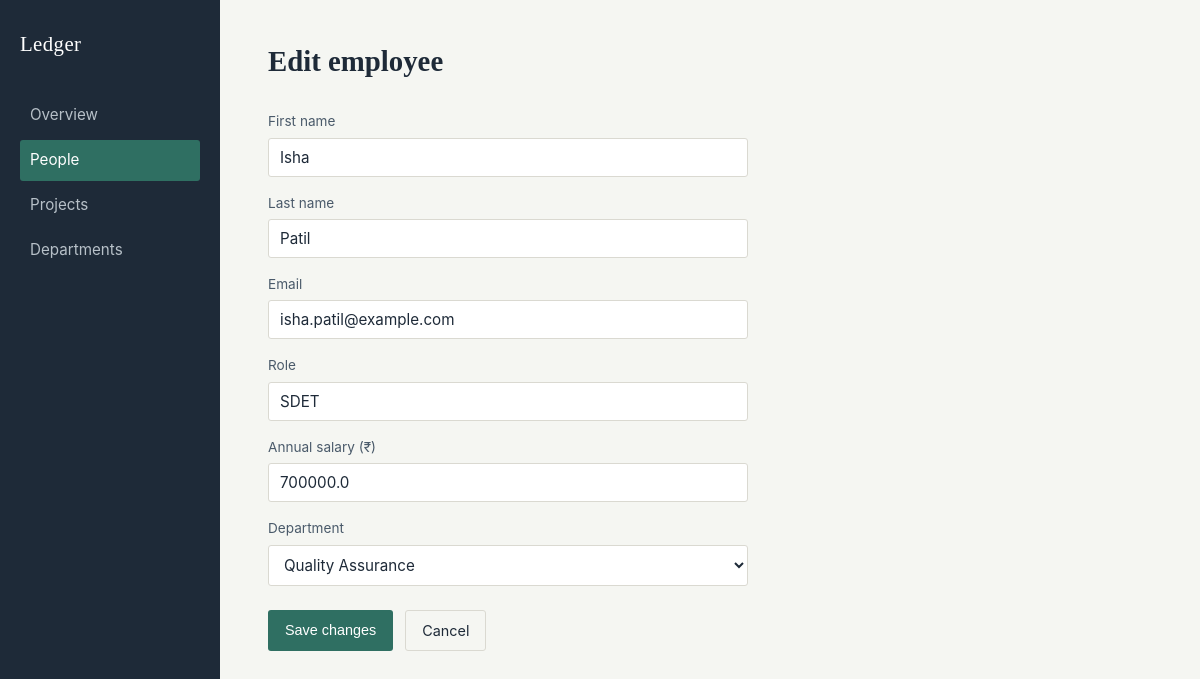
The page /employees/2/edit on the database its author committed.
### tables this page shows
CREATE TABLE employees (
            id INTEGER PRIMARY KEY AUTOINCREMENT,
            first_name TEXT NOT NULL,
            last_name TEXT NOT NULL,
            email TEXT NOT NULL UNIQUE,
            role TEXT NOT NULL,
            salary REAL NOT NULL,
            department_id INTEGER,
            hire_date TEXT DEFAULT (date('now')),
            FOREIGN KEY (department_id) REFERENCES departments(id)
                ON DELETE SET NULL
        );

CREATE TABLE departments (
            id INTEGER PRIMARY KEY AUTOINCREMENT,
            name TEXT NOT NULL UNIQUE,
            location TEXT
        );

### app.py (the view, shortened to what this page needs)
@app.route("/employees/<int:emp_id>/edit", methods=["GET", "POST"])
def edit_employee(emp_id):
    conn = get_connection()
    departments = conn.execute("SELECT * FROM departments ORDER BY name").fetchall()
    employee = conn.execute("SELECT * FROM employees WHERE id=?", (emp_id,)).fetchone()
    conn.close()
    if employee is None:
        flash("Employee not found.", "error")
        return redirect(url_for("list_employees"))
    return render_template("employee_form.html", departments=departments, employee=employee)

### database.py (called while the page is built)
def get_connection():
    conn = sqlite3.connect(DB_PATH)
    conn.execute("PRAGMA foreign_keys = ON")
    conn.row_factory = sqlite3.Row
    return conn

### templates/employee_form.html (shortened to what this page needs)
{% extends "base.html" %}
{% block content %}
<header class="page-head">
    <h1>{{ 'Edit employee' if employee else 'Add employee' }}</h1>
</header>
<section class="panel panel-narrow">
    <form method="post" class="stack-form">
        <label>
            First name
            <input type="text" name="first_name" required
                   value="{{ employee['first_name'] if employee else '' }}">
        </label>
        <label>
            Last name
            <input type="text" name="last_name" required
                   value="{{ employee['last_name'] if employee else '' }}">
        </label>
        <label>
            Email
            <input type="email" name="email" required
                   value="{{ employee['email'] if employee else '' }}">
        </label>
        <label>
            Role
            <input type="text" name="role" required
                   value="{{ employee['role'] if employee else '' }}">
        </label>
        <label>
            Annual salary (₹)
            <input type="number" step="1000" name="salary" required
                   value="{{ employee['salary'] if employee else '' }}">
        </label>
        <label>
            Department
            <select name="department_id">
                {% for d in departments %}
                <option value="{{ d['id'] }}"
                    {% if employee and employee['department_id'] == d['id'] %}selected{% endif %}>
                    {{ d['name'] }}
                </option>
                {% endfor %}
            </select>
        </label>
        <div class="form-actions">
            <button type="submit" class="btn btn-primary">{{ 'Save changes' if employee else 'Add employee' }}</button>
            <a href="{{ url_for('list_employees') }}" class="btn btn-quiet">Cancel</a>
        </div>
    </form>
</section>
{% endblock %}

### static/style.css (style rules this page uses)
:root { --ink: #1E2A38; --ink-soft: #4A5A6A; --paper: #F5F6F2; --paper-raised: #FFFFFF; --line: #DAD9D1; --accent: #2F6F62; --accent-soft: #E4EEEA; --danger: #A3423A; --radius: 3px; font-size: 16px; }
* { box-sizing: border-box; }
body { margin: 0; font-family: -apple-system, "Segoe UI", system-ui, sans-serif; background: var(--paper); color: var(--ink); line-height: 1.5; }
h1, h2, h3 { font-family: Georgia, "Iowan Old Style", "Palatino Linotype", serif; font-weight: 600; margin: 0; color: var(--ink); }
a { color: var(--accent); text-decoration: none; }
.page-head { margin-bottom: 28px; }
.page-head h1 { font-size: 1.8rem; }
.panel { margin-bottom: 32px; }
.panel-narrow { max-width: 480px; }
.stack-form { display: flex; flex-direction: column; gap: 16px; }
.stack-form label { display: flex; flex-direction: column; gap: 6px; font-size: 0.85rem; color: var(--ink-soft); }
input, select, textarea { font-family: inherit; font-size: 0.95rem; padding: 9px 11px; border: 1px solid var(--line); border-radius: var(--radius); background: var(--paper-raised); color: var(--ink); }
.form-actions { display: flex; gap: 12px; margin-top: 8px; }
.btn { display: inline-block; padding: 9px 16px; border-radius: var(--radius); font-size: 0.9rem; border: 1px solid transparent; cursor: pointer; }
.btn-primary { background: var(--accent); color: #fff; }
.btn-quiet { background: transparent; border-color: var(--line); color: var(--ink); }

### rows shown on the page
employees: first_name "Isha", last_name "Patil", email "isha.patil@example.com", role "SDET", salary "700000.0", department_id "Quality Assurance"

### other values the page prints
{{ 'Edit employee' if employee else 'Add employee' }} "Edit employee"
{{ 'Save changes' if employee else 'Add employee' }} "Save changes"
